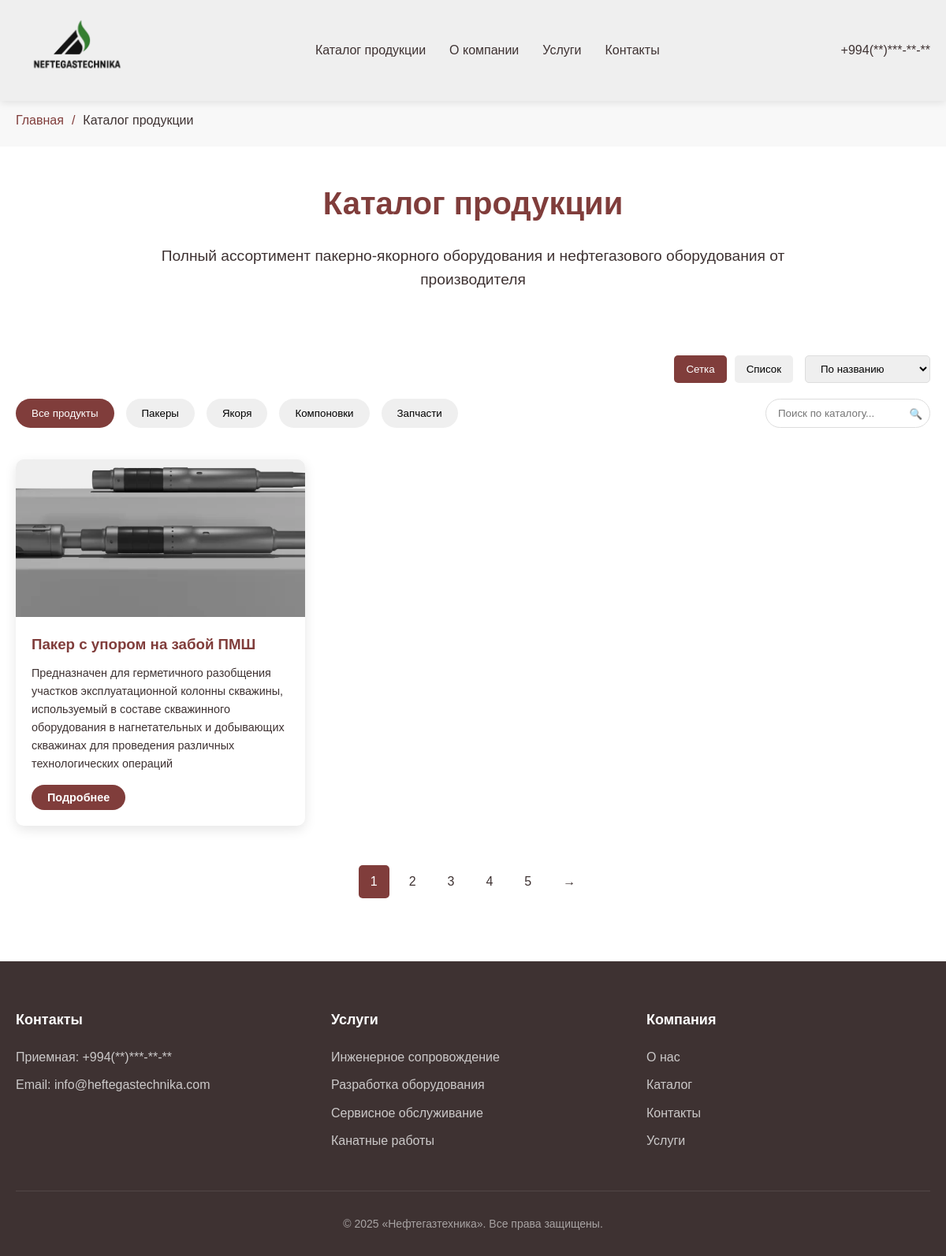
Page /catalog/ on the committed database.
### main/models.py (models this page shows, shortened)
class Product(models.Model):
    CATEGORY_CHOICES = [
        ('packers', 'Пакеры'),
        ('anchors', 'Якоря'),
        ('assemblies', 'Компоновки'),
        ('parts', 'Запчасти'),
    ]
    name = models.CharField(max_length=200, verbose_name='Название товара')
    category = models.CharField(max_length=20, choices=CATEGORY_CHOICES, verbose_name='Категория')
    description = models.TextField(verbose_name='Описание')
    short_description = models.TextField(max_length=500, verbose_name='Краткое описание')
    features = models.TextField(verbose_name='Отличительные особенности и преимущества', blank=True)
    application = models.TextField(verbose_name='Область применения', blank=True)
    image = models.ImageField(upload_to='products/', blank=True, null=True, verbose_name='Изображение')
    is_active = models.BooleanField(default=True, verbose_name='Активный')
    created_at = models.DateTimeField(auto_now_add=True, verbose_name='Дата создания')
    updated_at = models.DateTimeField(auto_now=True, verbose_name='Дата обновления')
    class Meta:
        verbose_name = 'Товар'
        verbose_name_plural = 'Товары'
        ordering = ['name']

### main/views.py (the view)
# urls.py: path('catalog/', views.catalog, name='catalog'),
def catalog(request):
    category = request.GET.get('category', '')
    search_query = request.GET.get('search', '')
    products = Product.objects.filter(is_active=True)
    if category:
        products = products.filter(category=category)
    if search_query:
        products = products.filter(name__icontains=search_query)
    context = {
        'title': 'Каталог продукции',
        'products': products,
        'current_category': category,
        'search_query': search_query,
    }
    return render(request, 'main/catalog.html', context)

### main/templates/main/catalog.html (shortened to what this page needs)
<!DOCTYPE html>
<html lang="ru">
<head>
{% load static %}
</head>
<body>
<header>
    <div class="header-top">
        <div class="container">
            <div class="header-content">
                <div class="logo">
                    <a href="/"><img src="{% static 'img/logos.jpeg' %}" alt="Нефтегазтехника"></a>
                </div>
                <nav class="main-nav">
                    <ul>
                        <li><a href="/catalog">Каталог продукции</a></li>
                        <li><a href="/about">О компании</a></li>
                        <li><a href="/services">Услуги</a></li>
                        <li><a href="/contacts">Контакты</a></li>
                    </ul>
                </nav>
                <div class="contact-info">
                    <a href="tel:83466491215" class="phone">+994(**)***-**-**</a>
                </div>
            </div>
        </div>
    </div>
</header>
<section class="breadcrumb">
    <div class="container">
        <ul>
            <li><a href="/">Главная</a></li>
            <li><span>Каталог продукции</span></li>
        </ul>
    </div>
</section>
<section class="page-header">
    <div class="container">
        <h1>Каталог продукции</h1>
        <p>Полный ассортимент пакерно-якорного оборудования и нефтегазового оборудования от производителя</p>
    </div>
</section>
<section class="catalog">
    <div class="container">
        <div class="sorting-controls">
            <div class="view-toggle">
                <button class="view-btn active" data-view="grid">Сетка</button>
                <button class="view-btn" data-view="list">Список</button>
            </div>
            <select class="sort-select" id="sort-select">
                <option value="name">По названию</option>
            </select>
        </div>
        <div class="catalog-filters">
            <div class="filter-group">
                <button class="filter-btn {% if not current_category %}active{% endif %}" data-category="">Все продукты</button>
                <button class="filter-btn {% if current_category == 'packers' %}active{% endif %}" data-category="packers">Пакеры</button>
                <button class="filter-btn {% if current_category == 'anchors' %}active{% endif %}" data-category="anchors">Якоря</button>
                <button class="filter-btn {% if current_category == 'assemblies' %}active{% endif %}" data-category="assemblies">Компоновки</button>
                <button class="filter-btn {% if current_category == 'parts' %}active{% endif %}" data-category="parts">Запчасти</button>
            </div>
            <div class="search-box">
                <form method="get" id="search-form">
                    <input type="text" name="search" placeholder="Поиск по каталогу..." value="{{ search_query }}">
                    <button type="submit">🔍</button>
                </form>
            </div>
        </div>
        <div class="catalog-grid" id="catalog-grid">
            {% for product in products %}
            <div class="catalog-item" data-category="{{ product.category }}" data-id="{{ product.id }}">
                <div class="item-image">
                    {% if product.image %}
                    <img src="{{ product.image.url }}" alt="{{ product.name }}" style="width:100%;height:100%;object-fit:cover;">
                    {% else %}
                    [Изображение {{ product.name }}]
                    {% endif %}
                </div>
                <div class="item-content">
                    <h3>{{ product.name }}</h3>
                    <p>{{ product.short_description }}</p>
                    <div class="item-actions">
                        <button class="btn btn-modal" data-id="{{ product.id }}">Подробнее</button>
                    </div>
                </div>
            </div>
            {% endfor %}
        </div>
        <div class="pagination">
            <a href="#" class="active">1</a>
            <a href="#">2</a>
            <a href="#">3</a>
            <a href="#">4</a>
            <a href="#">5</a>
            <a href="#">→</a>
        </div>
    </div>
</section>
    <footer>
        <div class="container">
            <div class="footer-content">
                <div class="footer-section">
                    <h3>Контакты</h3>
                    <p>Приемная: +994(**)***-**-**</p>
                    <p>Email: info@heftegastechnika.com</p>
                </div>
                <div class="footer-section">
                    <h3>Услуги</h3>
                    <a href="/services">Инженерное сопровождение</a>
                    <a href="/services">Разработка оборудования</a>
                    <a href="/services">Сервисное обслуживание</a>
                    <a href="/services">Канатные работы</a>
                </div>
                <div class="footer-section">
                    <h3>Компания</h3>
                    <a href="/about">О нас</a>
                    <a href="/catalog">Каталог</a>
                    <a href="/contacts">Контакты</a>
                    <a href="/services">Услуги</a>
                </div>
            </div>
            <div class="footer-bottom">
                <p>&copy; 2025 «Нефтегазтехника». Все права защищены.</p>
            </div>
        </div>
    </footer>
</body>
</html>

### main/templates/main/catalog.html (style rules this page uses)
* { margin:0;padding:0;box-sizing:border-box; }
body { font-family:'Montserrat',Arial,sans-serif;line-height:1.6;color:#3e3232;background:#fff; }
.container { max-width:1200px;margin:0 auto;padding:0 20px; }
header { background:#fff;box-shadow:0 2px 10px rgba(0,0,0,0.1);position:fixed;width:100%;top:0;z-index:1000; }
.header-top { background:#efefef;padding:5px 0; }
.header-content { display:flex;justify-content:space-between;align-items:center;padding:5px 0; }
.logo img { height:100px; }
.main-nav ul { display:flex;list-style:none;gap:30px; }
.main-nav a { text-decoration:none;color:#3e3232;font-weight:500;transition:color 0.3s; }
.contact-info { display:flex;align-items:center;gap:20px; }
.phone { color:#3e3232;text-decoration:none;font-weight:500; }
.breadcrumb { margin-top:120px;padding:20px 0;background:#f8f8f8; }
.breadcrumb ul { display:flex;list-style:none;gap:10px; }
.breadcrumb li:not(:last-child)::after { content:"/";margin-left:10px;color:#803d3b; }
.breadcrumb a { color:#803d3b;text-decoration:none; }
.breadcrumb span { color:#3e3232; }
.page-header { padding:40px 0;text-align:center; }
.page-header h1 { font-size:2.5rem;color:#803d3b;margin-bottom:20px; }
.page-header p { font-size:1.2rem;color:#3e3232;max-width:800px;margin:0 auto; }
.catalog { padding:40px 0 80px; }
.catalog-filters { display:flex;justify-content:space-between;margin-bottom:40px;flex-wrap:wrap;gap:20px; }
.filter-group { display:flex;gap:15px;flex-wrap:wrap; }
.filter-btn { padding:10px 20px;background:#efefef;border:none;border-radius:30px;cursor:pointer;transition:all 0.3s;font-weight:500; }
.filter-btn:hover, .filter-btn.active { background:#803d3b;color:#fff; }
.search-box { position:relative;max-width:300px; }
.search-box input { width:100%;padding:10px 15px;border:1px solid #ddd;border-radius:30px;font-family:'Montserrat',Arial,sans-serif; }
.search-box button { position:absolute;right:10px;top:50%;transform:translateY(-50%);background:none;border:none;cursor:pointer;color:#803d3b; }
.catalog-grid { display:grid;grid-template-columns:repeat(auto-fill,minmax(280px,1fr));gap:30px; }
.catalog-item { background:#fff;border-radius:10px;box-shadow:0 5px 15px rgba(0,0,0,0.1);overflow:hidden;transition:transform 0.3s; }
.item-image { height:200px;background:#efefef;display:flex;align-items:center;justify-content:center;color:#803d3b;font-weight:bold; }
.item-content { padding:20px; }
.item-content h3 { color:#803d3b;margin-bottom:10px; }
.item-content p { margin-bottom:15px;font-size:0.9rem; }
.item-actions { display:flex;justify-content:space-between; }
.btn { display:inline-block;padding:8px 20px;background:#803d3b;color:#fff;text-decoration:none;border-radius:30px;font-weight:600;transition:background 0.3s;font-size:0.9rem;border:none;cursor:pointer; }
.pagination { display:flex;justify-content:center;margin-top:50px;gap:10px; }
.pagination a, .pagination span { display:inline-block;padding:8px 15px;border-radius:5px;text-decoration:none;color:#3e3232;font-weight:500; }
.pagination a:hover, .pagination a.active { background:#803d3b;color:#fff; }
footer { background: #3e3232; color: #efefef; padding: 60px 0 30px; }
.footer-content { display: grid; grid-template-columns: repeat(auto-fit, minmax(250px, 1fr)); gap: 40px; margin-bottom: 40px; }
.footer-section h3 { color: #fff; margin-bottom: 20px; font-size: 18px; font-weight: 600; }
.footer-section p, .footer-section a { color: #efefef; text-decoration: none; margin-bottom: 10px; display: block; opacity: 0.8; transition: opacity 0.3s; }
.footer-bottom { text-align: center; padding-top: 30px; border-top: 1px solid rgba(255,255,255,0.1); color: rgba(239,239,239,0.6); font-size: 14px; }
.sorting-controls { display:flex;justify-content:flex-end;margin-bottom:20px;gap:15px; }
.sort-select { padding:8px 15px;border:1px solid #ddd;border-radius:5px;font-family:'Montserrat',Arial,sans-serif; }
.view-toggle { display:flex;gap:10px; }
.view-btn { padding:8px 15px;background:#efefef;border:none;border-radius:5px;cursor:pointer;transition:all 0.3s; }
.view-btn.active { background:#803d3b;color:#fff; }

### rows in the picture
Product: image (picture), name "Пакер с упором на забой ПМШ", short_description "Предназначен для герметичного разобщения участков эксплуатационной колонны скважины, используемый в составе скважинного оборудования в нагнетательных и добывающих скважинах для проведения различных технологических операций"
